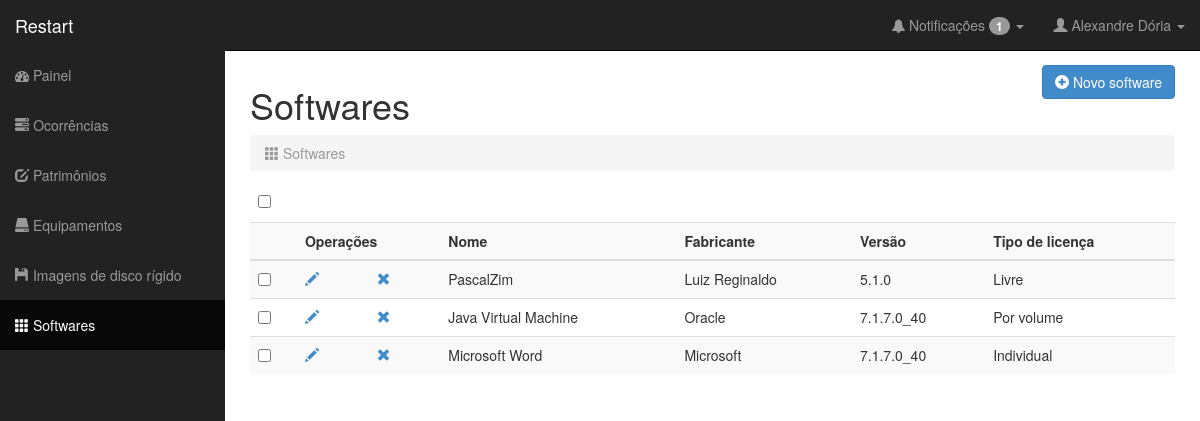
/softwares.php (signed in), run on the app's committed database.
### tables this page shows
CREATE TABLE IF NOT EXISTS `Ocorrencia` (
  `id` INT NOT NULL AUTO_INCREMENT,
  `descricao` VARCHAR(350) NOT NULL,
  `estado_servico` SMALLINT NOT NULL,
  `data_cadastro` TIMESTAMP NOT NULL,
  `data_previa` TIMESTAMP NULL,
  `data_entrega` TIMESTAMP NULL,
  `data_atualizacao` TIMESTAMP NULL,
  `data_atendimento` TIMESTAMP NULL,
  `bolsista_alocado` VARCHAR(16) NULL,
  `Patrimonio_num_patrimonio` VARCHAR(45) NOT NULL,
  `Usuario_matricula` VARCHAR(16) NOT NULL,
  PRIMARY KEY (`id`),
  INDEX `fk_Chamado_Patrimonio1_idx` (`Patrimonio_num_patrimonio` ASC),
  INDEX `fk_Ocorrencia_Usuario1_idx` (`Usuario_matricula` ASC),
  CONSTRAINT `fk_Chamado_Patrimonio1`
    FOREIGN KEY (`Patrimonio_num_patrimonio`)
    REFERENCES `Patrimonio` (`num_patrimonio`)
    ON DELETE NO ACTION
    ON UPDATE NO ACTION,
  CONSTRAINT `fk_Ocorrencia_Usuario1`
    FOREIGN KEY (`Usuario_matricula`)
    REFERENCES `Usuario` (`matricula`)
    ON DELETE NO ACTION
    ON UPDATE NO ACTION);

CREATE TABLE IF NOT EXISTS `Software` (
  `id` INT NOT NULL AUTO_INCREMENT,
  `nome` VARCHAR(45) NOT NULL,
  `fabricante` VARCHAR(45) NULL,
  `versao` VARCHAR(30) NULL,
  `tipo_licenca` SMALLINT NULL,
  PRIMARY KEY (`id`));

### classes/db.class.php (called while the page is built)
<?php
	class DB{
		var $serverDB	= 'localhost';
		var $tabelaDB	= 'restart';
		var $userDB		= 'root';
		var $senhaDB	= '';
		function conectaDB(){
			$db = new mysqli($this->serverDB, $this->userDB, $this->senhaDB, $this->tabelaDB);
			if ($db->connect_errno) {
				return false;
				die($db->connect_error);
			}
			else {
				$db->set_charset("utf8");
				return $db;
			}
		}
	}
?>

### classes/usuario.class.php (called while the page is built, shortened)
<?php
require_once 'db.class.php';
class Usuario extends DB {
	private $db;
	public function __construct(){
		$this->db = parent::conectaDB();
	}
	public function carregarSessao($matricula) {
		if ($matricula = $this->db->query("SELECT * FROM usuario WHERE matricula = '$matricula'")) {
					$dados = array();
					while ($info = $matricula->fetch_assoc()) {
						$dados['nome']	= $info['nome'];
						$dados['sobrenome']	= $info['sobrenome'];
						$dados['senha']	= $info['senha'];
						$dados['matricula']	= $info['matricula'];
						$dados['tipo_usuario']	= $info['tipo_usuario'];
						$dados['data_cadastro']	= $info['data_cadastro'];
						$dados['data_atualizacao']	= $info['data_atualizacao'];
					}
					$_SESSION['matricula']		= $dados['matricula'];
					$_SESSION['nome']	= $dados['nome'];
					$_SESSION['sobrenome']	= $dados['sobrenome'];
					$_SESSION['tipo_usuario']	= $dados['tipo_usuario'];
				}
	}
}

### classes/ocorrencia.class.php (called while the page is built, shortened)
<?php
require_once 'db.class.php';
class Ocorrencia extends DB {
	private $db;
	public function __construct(){
		$this->db = parent::conectaDB();
	}
	public function notificarOcorrencias($filtro, $matricula, $tipo) {
		$sql = "SELECT count(id) AS count, o.*, u.`tipo_usuario` AS tipoUser, u.`nome` AS nome, u.`sobrenome` AS sobrenome, p.`Laboratorio_id` AS laboratorio, p.`num_posicionamento` AS num_posicionamento, p.`Categoria_id` AS tipo FROM `ocorrencia` AS o INNER JOIN `usuario` AS u ON o.`Usuario_matricula` = u.`matricula` INNER JOIN `patrimonio` AS p ON o.`Patrimonio_num_patrimonio` = p.`num_patrimonio`";
		if ($tipo == 2){
			if ($filtro == 0){
				$result	= $this->db->query($sql."WHERE (o.`estado_servico` = 1) OR ((o.`estado_servico` = 4) AND (o.`bolsista_alocado` = $matricula))");
			} else if ($filtro == 3){
				$result	= $this->db->query($sql."WHERE ((o.`estado_servico` = 3) AND (o.`bolsista_alocado` = $matricula))");
			} else if ($filtro == 4){
				$result	= $this->db->query($sql."WHERE ((o.`estado_servico` = 4) AND (o.`bolsista_alocado` = $matricula))");
			} else if ($filtro == 1){
				$result	= $this->db->query($sql."WHERE (o.`estado_servico` = 1)");
			}
		}
		if ($result) {
			if ($result->num_rows) {
				$rows				= $result->fetch_all(MYSQLI_ASSOC);
				$count				= $this->db->query("SELECT COUNT(id) FROM ocorrencia");
				return $rows;
			}
			else return 'Nenhuma ocorrência foi encontrada.';
		}
		else return ($this->db->error);
	}
}

### classes/software.class.php (called while the page is built, shortened)
<?php
require_once 'db.class.php';
class Software extends DB {
	private $db;
	public function __construct(){
		$this->db = parent::conectaDB();
	}
	public function listarSoftwares() {
			$result	= $this->db->query("SELECT * from software ORDER BY 'detalhe' ASC ");
		if ($result) {
			if ($result->num_rows) {
				$rows				= $result->fetch_all(MYSQLI_ASSOC);
				return $rows;
			}
			else return 'Nenhum software foi encontrado.';
		}
		else return ($this->db->error);
	}
}

### softwares.php (the view, shortened to what this page needs)
<?php
include 'classes/software.class.php';
include 'classes/usuario.class.php';
include 'classes/log.class.php';
include 'classes/ocorrencia.class.php';
$pageTitle  = "Softwares";
include 'nucleo/cabecario.php';
include("nucleo/barraLateral.php");
    ?>
    <div id="page-wrapper">
      <div class="row">
        <div class="col-lg-6">
          <h1>Softwares</h1>
        </div>
        <div class="col-lg-6" align="right">
          <a href="cadSoftware.php"><button type="button" class="btn btn-primary"><i class="glyphicon glyphicon-plus-sign"></i> Novo software</button></a>
        </div>
      </div>
      <div class="row">
        <div class="col-lg-12">
          <ol class="breadcrumb">
            <li class="active"><i class="glyphicon glyphicon-th"></i> Softwares</li>
          </ol>
        </div>
      </div>
      <div class="row">
        <div class="col-lg-12">
          <table>
            <tr>
              <td>
                &nbsp;&nbsp;<input type='checkbox' id="toggle" name="toggle" onClick="toggle(this)"
              </td>
              <td>
              </td>
            </tr>
          </table>
          <div class="table-responsive">
            <table id="" class="table table-striped table-hover ">
              <p>
                <tr>
                  <th></th>
                  <th colspan="2">Operações</th>
                  <th>Nome</th>
                  <th>Fabricante</th>
                  <th>Versão</th>
                  <th>Tipo de licença</th>
                </tr>
                <tbody>
                  <?php
                  $listaUser    = new Software;
                  $result     = $listaUser->listarSoftwares();
                  if (is_array($result)) {
                    foreach ($result as $row) {
                      if ($row['tipo_licenca'] == 0){
                        $tipo_licenca = "Livre";
                      } else if ($row['tipo_licenca'] == 1){
                        $tipo_licenca = "Individual";
                      } else if ($row['tipo_licenca'] == 2){
                        $tipo_licenca = "Por volume";
                      }
                      echo "
                      <tr id='fooTr'>
                      <td><input type='checkbox' name='foo[]' id='foo[]' value='".$row['id']."'></td>
                      <td>
                      <a title='Editar Software' href='alterarSoftware.php?s=".$row['id']."' >
                      <i class='glyphicon glyphicon-pencil'></i>
                      </a>
                      </td>
                      <td>
                      <a title='Excluir Software' data-toggle='modal' data-id='".$row['id']."' href='#modal_excSoftwareSimples' class='abre-excluirModal'>
                      <i class='glyphicon glyphicon-remove'></i>
                      </a>
                      </td>
                      <td>" . $row['nome'] . "</td>
                      <td>" . $row['fabricante'] . "</td>
                      <td>" . $row['versao'] . "</td>
                      <td>" . $tipo_licenca. "</td>
                      </tr>";
                    }
                  } else echo
                  " <tr>
                  <td></td>
                  <td>". $result."</td>
                  <td></td>
                  <td></td>
                  <td></td>
                  <td></td>
                  <td></td>
                  </tr>";
                  ?>
                </tbody>
              </table>
            </div>
          </div>
        </div>
    </div>
  </div>
</body>
</html>

### nucleo/barraLateral.php (shortened to what this page needs)
<?php
  $sessao = new Usuario;
  $sessao->carregarSessao($_SESSION['matricula']);
?>
<nav class="navbar navbar-inverse navbar-fixed-top" role="navigation">
        <div class="navbar-header">
          <a class="navbar-brand" href="painel.php">Restart </a>
        </div>
        <div class="collapse navbar-collapse navbar-ex1-collapse">
          <ul class="nav navbar-nav side-nav">
             <li <?php if ($pageTitle == "Restart") echo "class='active'"; ?>><a href="painel.php"><i class="fa fa-dashboard"></i> Painel</a></li>
             <li <?php if (($pageTitle == "Cadastrar ocorrência") || ($pageTitle == "Ocorrências &middot; Visão Geral")) echo "class='active'"; ?>><a href="ocorrencias.php"><i class="glyphicon glyphicon-tasks"></i> Ocorrências</a></li>
             <?php
                if (($_SESSION['tipo_usuario'] == 1) ||($_SESSION['tipo_usuario'] == 2)) {
                 echo ((($pageTitle == "Patrimônios &middot; Visão Geral") || ($pageTitle == "Cadastrar patrimônio")) ? "<li class='active'>" : "<li>");
                  echo "<a href='patrimonios.php'><i class='glyphicon glyphicon-edit'></i> Patrimônios</a></li>";
                }
              ?>
              <?php
                if (($_SESSION['tipo_usuario'] == 1) ||($_SESSION['tipo_usuario'] == 2)) {
                 echo ((($pageTitle == "Equipamentos &middot; Visão Geral") || ($pageTitle == "Cadastrar equipamento") || ($pageTitle == "Cadastrar categoria") || ($pageTitle == "Categorias") || ($pageTitle == "Alterar categoria")) ? "<li class='active'>" : "<li>");
                  echo "<a href='equipamentos.php'><i class='glyphicon glyphicon-hdd'></i> Equipamentos</a></li>";
                }
              ?>
              <?php
                if (($_SESSION['tipo_usuario'] == 1) ||($_SESSION['tipo_usuario'] == 2)) {
                 echo ((($pageTitle == "Imagens de disco rígido") || ($pageTitle == "Cadastrar imagem de disco rígido")) ? "<li class='active'>" : "<li>");
                  echo "<a href='imagens_HD.php'><i class='glyphicon glyphicon-floppy-disk'></i> Imagens de disco rígido</a></li>";
                }
              ?>
              <?php
                if (($_SESSION['tipo_usuario'] == 1) ||($_SESSION['tipo_usuario'] == 2)) {
                 echo ((($pageTitle == "Softwares") || ($pageTitle == "Cadastrar software")) ? "<li class='active'>" : "<li>");
                  echo "<a href='softwares.php'><i class='glyphicon glyphicon-th'></i> Softwares</a></li>";
                }
              ?>
          </ul>
          <?php
          $listaOcorrencia    = new Ocorrencia;
          $result     = $listaOcorrencia->notificarOcorrencias(0, $_SESSION['matricula'], $_SESSION['tipo_usuario']);
            if (is_array($result)) {
            foreach ($result as $row) {
              echo "<ul class='nav navbar-nav navbar-right navbar-user'>
              <li class='dropdown messages-dropdown'>
              <a href='#' class='dropdown-toggle' data-toggle='dropdown'><i class='fa fa-bell'></i> Notificações <span class='badge'>".$row['count']."</span> <b class='caret'></b></a>
              <ul class='dropdown-menu'>
           ";
          }
        }
        ?>
              </ul>
            </li>
            <li class='dropdown user-dropdown'>
              <a href='#' class='dropdown-toggle' data-toggle='dropdown'><i class='glyphicon glyphicon-user'></i> <?php echo $_SESSION['nome']." "; if(isset($_SESSION['sobrenome'])){echo $_SESSION['sobrenome'];} ?> <b class='caret'></b></a>
            </li>
          </ul>
        </div>
      </nav>

### css/sb-admin.css (style rules this page uses)
body { margin-top: 50px; }
#page-wrapper { width: 100%; padding: 5px 15px; }
@media (min-width:768px) { #page-wrapper { padding: 15px 25px; } }
@media (min-width:768px) { .side-nav { margin-left: -225px; left: 225px; width: 225px; position: fixed; top: 50px; height: 100%; border-radius: 0; border: none; background-color: #222222; overflow-y: auto; } }
@media (min-width:768px) { .side-nav>li>a { width: 225px; } }
@media (min-width:768px) { .navbar-collapse { padding-left: 15px !important; padding-right: 15px !important; } }

### nucleo/cabecario.php (style rules this page uses)
a:link { text-decoration: none; }

### data on the page
ocorrencia: count "1"
software: nome "PascalZim", fabricante "Luiz Reginaldo", versao "5.1.0", tipo_licenca "Livre"
software: nome "Java Virtual Machine", fabricante "Oracle", versao "7.1.7.0_40", tipo_licenca "Por volume"
software: nome "Microsoft Word", fabricante "Microsoft", versao "7.1.7.0_40", tipo_licenca "Individual"

### other printed values
$_SESSION['nome'] "Alexandre"
$_SESSION['sobrenome'] "Dória"
